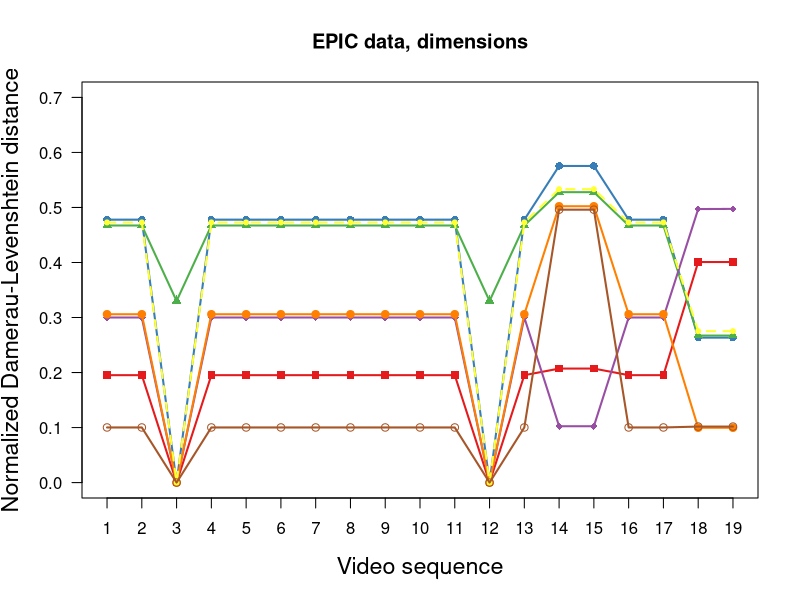

Here is the R script that generated this plot: (Note: this script raises an error after producing the figure.)
library(RColorBrewer)

# Define data (x: videos, y: fit of model, edit distance with Damerau-Levenshtein)
xdata <- c(1,2,3,4,5,6,7,8,9,10,11,12,13,14,15,16,17,18,19)
x <- c(0.1952,0.1952,0,0.1952,0.1952,0.1952,0.1952,0.1952,0.1952,0.1952,0.1952,0,0.1952,0.2072,0.2072,0.1952,0.1952,0.4008,0.4008)
y <- c(0.4778,0.4778,0,0.4778,0.4778,0.4778,0.4778,0.4778,0.4778,0.4778,0.4778,0,0.4778,
       0.5754,0.5754,0.4778,0.4778,0.2634,0.2634)
z <- c(0.4672,0.4672,0.33,0.4672,0.4672,0.4672,0.4672,0.4672,0.4672,0.4672,0.4672,0.33,0.4672,
       0.5278,0.5278,0.4672,0.4672,0.2672,0.2672)
xy <- c(0.3,0.3,0,0.3,0.3,0.3,0.3,0.3,0.3,0.3,0.3,0,0.3,0.1024,0.1024,0.3,0.3,0.4971,0.4974)
xz <- c(0.306,0.306,0,0.306,0.306,0.306,0.306,0.306,0.306,0.306,0.306,0,0.306,0.5022,0.5022,0.306,0.306,0.0996,0.0996)
yz <- c(0.4728,0.4728,0,0.4728,0.4728,0.4728,0.4728,0.4728,0.4728,0.4728,0.4728,0,0.4728,0.5332,0.5332,0.4728,0.4728,
        0.2752,0.2752)
xyz <- c(0.1002,0.1002,0,0.1002,0.1002,0.1002,0.1002,0.1002,0.1002,0.1002,0.1002,0,0.1002,0.496,0.496,0.1002,0.1002,
         0.1018,0.1018)
avg <- c(0.44,0.666,0.605,0.605,0.44,0.44,0.666,0.723,0.605,0.756,0.723,0.806,0.666,0.25,0.666,0.666)
  
col = brewer.pal(n=7,name='Set1')

# Plot x
plot(xdata, x, type='o', col=col[1], pch=15, lty=1, ylim=c(0,0.7), lwd=2, 
     ylab='Normalized Damerau-Levenshtein distance', main="EPIC data, dimensions",
     xlab='Video sequence', las=1, xaxt='n', cex.lab=1.4)
axis(side=1, at=1:19, labels=xdata, cex.axis=1)

# Plot y
points(xdata, y, col=col[2], pch=16)
lines(xdata, y, col=col[2], lty=1, lwd=2)

# Plot z
points(xdata, z, col=col[3], pch=17)
lines(xdata, z, col=col[3], lty=1, lwd=2)

# Plot xy
points(xdata, xy, col=col[4], pch=18)
lines(xdata, xy, col=col[4], lty=1, lwd=2)

# Plot xz
points(xdata, xz, col=col[5], pch=19)
lines(xdata, xz, col=col[5], lty=1, lwd=2)

# Plot yz
points(xdata, yz, col=col[6], pch=20)
lines(xdata, yz, col=col[6], lty=2, lwd=2)

# Plot xyz
points(xdata, xyz, col=col[7], pch=21)
lines(xdata, xyz, col=col[7], lty=1, lwd=2)

# Plot avg/baseline
points(xdata, avg, col='black', pch=19)
lines(xdata, avg, col='black', lty=3, lwd=2)


# Plot legend in 3 columns
legend_order <- matrix(1:9, ncol=3, byrow=TRUE)

legend(1,0.72, c('x','y','z','xy','xz','yz','xyz','mean edit distance')[legend_order], 
       col=c(col[1],col[2],col[3],col[4],col[5],col[6],col[7],'black')[legend_order], 
       pch=c(15,16,17,18,19,20,21,19)[legend_order], lty=c(1,1,1,1,1,1,1,3)[legend_order], ncol=3, cex=1.2)
